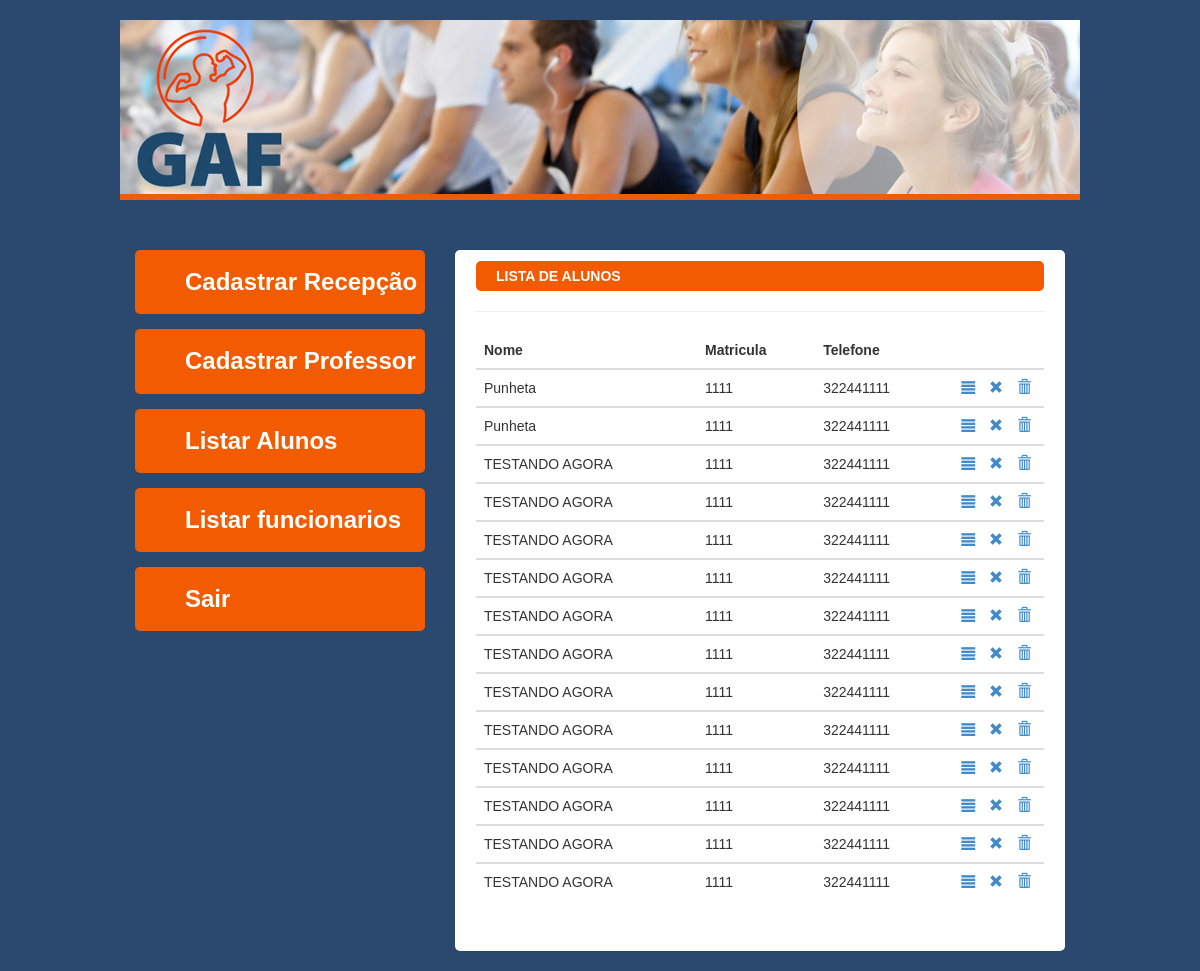
The page /View/ADM/listarAluno.php on the database as committed earlier.
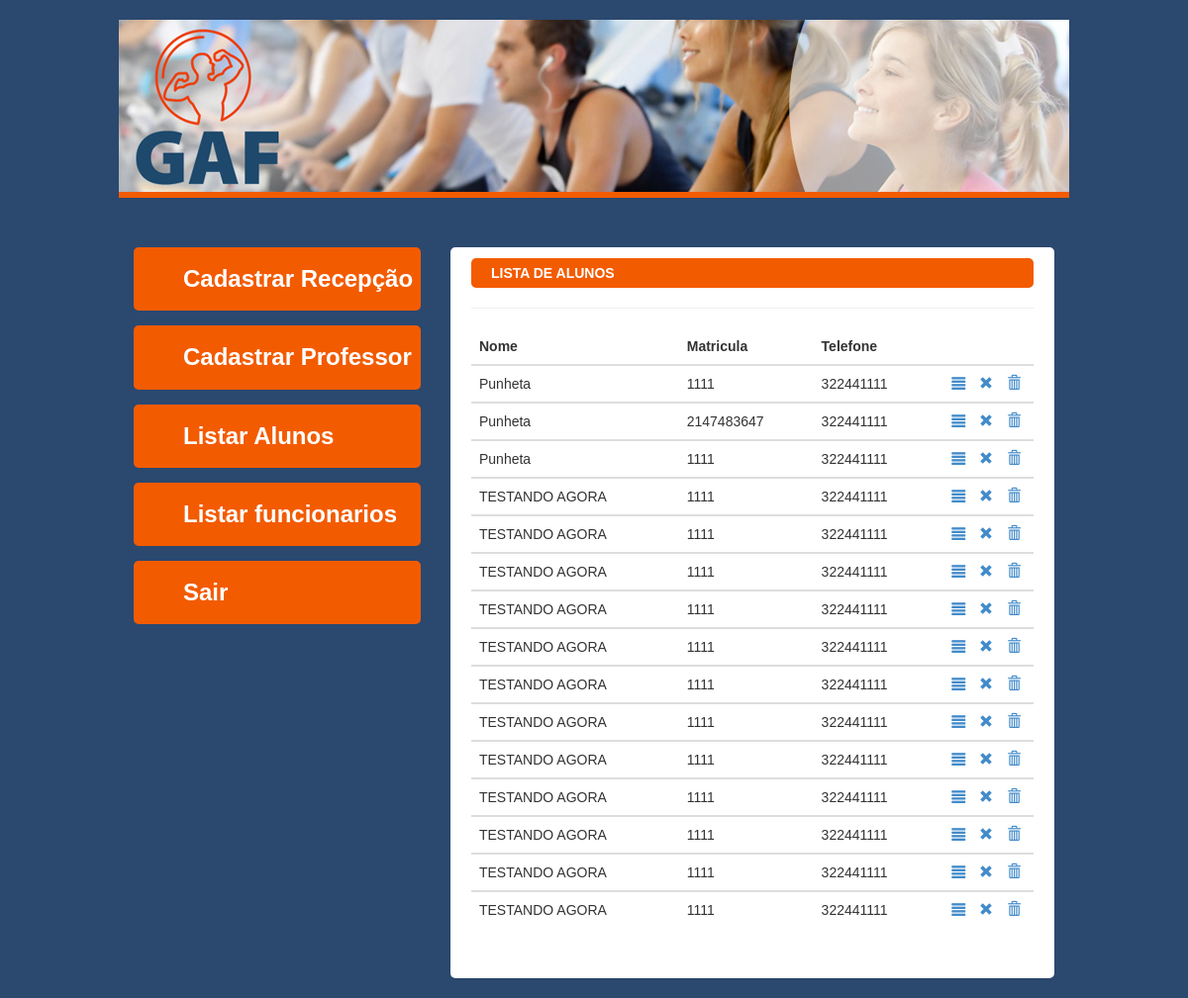
The same page on the database as committed later.
### tables this page shows
CREATE TABLE `aluno` (
  `idALUNO` int(11) NOT NULL AUTO_INCREMENT,
  `idPESSOA` int(11) NOT NULL,
  `idCATEGORIA` int(11) NOT NULL,
  `peso` double DEFAULT NULL,
  `altura` double DEFAULT NULL,
  `peito` double DEFAULT NULL,
  `cintura` double DEFAULT NULL,
  `quadril` double DEFAULT NULL,
  `braco` double DEFAULT NULL,
  `coxa` double DEFAULT NULL,
  `matricula` int(11) DEFAULT NULL,
  PRIMARY KEY (`idALUNO`),
  KEY `fk_ALUNO_USER_idx` (`idPESSOA`),
  KEY `fk_ALUNO_CATEGORIA-ALUNO1_idx` (`idCATEGORIA`),
  CONSTRAINT `fk_ALUNO_CATEGORIA-ALUNO1` FOREIGN KEY (`idCATEGORIA`) REFERENCES `categoria_aluno` (`idCATEGORIA`) ON DELETE NO ACTION ON UPDATE NO ACTION,
  CONSTRAINT `fk_ALUNO_USER` FOREIGN KEY (`idPESSOA`) REFERENCES `pessoa` (`idPESSOA`) ON DELETE NO ACTION ON UPDATE NO ACTION
);

CREATE TABLE `pessoa` (
  `idPESSOA` int(11) NOT NULL AUTO_INCREMENT,
  `idPERFIL` int(11) NOT NULL,
  `nome` varchar(45) NOT NULL,
  `CPF` varchar(14) NOT NULL,
  `email` varchar(45) NOT NULL,
  `telefone` varchar(11) NOT NULL,
  `celular` varchar(11) NOT NULL,
  `sexo` varchar(9) NOT NULL,
  `status` tinyint(1) NOT NULL,
  `dtNascimento` date DEFAULT NULL,
  `login` varchar(25) DEFAULT NULL,
  `senha` varchar(20) DEFAULT NULL,
  `foto` varchar(100) DEFAULT NULL,
  `dtCadastro` datetime DEFAULT NULL,
  PRIMARY KEY (`idPESSOA`),
  KEY `fk_USER_PERFIL1_idx` (`idPERFIL`),
  CONSTRAINT `fk_USER_PERFIL1` FOREIGN KEY (`idPERFIL`) REFERENCES `perfil` (`idPERFIL`) ON DELETE NO ACTION ON UPDATE NO ACTION
);

### model/banco.class.php (the view, shortened to what this page needs)
<?php
abstract class banco{
		 public static function MostraAluno(){
		$todos = '
					select *
					from Pessoa
					inner join aluno
					inner join categoria_aluno
					on Pessoa.idPessoa = aluno.idPessoa
					where pessoa.status = 1 and aluno.idCategoria = categoria_aluno.idCategoria
					order by pessoa.nome;
				';
        $query       = mysql_query($todos);
        	if($query > 0){
        		 echo '<table class="table">
						<thead>
							<tr>
								<th>Nome</th>
								<th>Matricula</th>
								<th>Telefone</th>
								<th></th>
							</tr>
						</thead>
						<tbody>';
						while($info_pessoa = mysql_fetch_array($query)){
							echo '<tr>
								<td>'.$info_pessoa[2].'</td>
								<td>'.$info_pessoa[24].'</td>
								<td>'.$info_pessoa[5].'</td>
								<td class="buttons">
									<div class="button">
										<a href="EditarAluno.php?cod='.$info_pessoa[0].'"class="glyphicon glyphicon-align-justify"></a>
										<a href="desativar.php?cod='.$info_pessoa[0].'" class="glyphicon glyphicon-remove"></a>
										<a href="relatorio.php?cod='.$info_pessoa[0].'" class="glyphicon glyphicon-trash"></a>
									</div>
								</td>
							</tr>
						</tbody>';
		}
		echo '</table>';
		}else{
			echo '<p>Nenhum registro encontrado</p>';
		}
    }
}
?>

### View/ADM/listarAluno.php (shortened to what this page needs)
<!DOCTYPE html>
<html>
<head>
    <link href="../../app/styles/bootstrap.css" rel="stylesheet">
    <link href="../../app/styles/style.css" rel="stylesheet">
    <link href="../../app/styles/table.css" rel="stylesheet">
</head>
	<div class="container">
		<div class="row header">
			<div class="col-md-12"></div>
		</div>
		<div class="row">
			<div class="col-md-4">
				<ul class="nav nav-pills nav-stacked menu font-24-bold">
					<li><a href="cadastrarRecepcionista.html">Cadastrar Recepção</a></li>
					<li><a href="cadastrarProfessor.html">Cadastrar Professor</a></li>
					<li><a href="listarAluno.php">Listar Alunos</a></li>
					<li><a href="#">Listar funcionarios</a></li>
					<li><a href="#">Sair</a></li>
				</ul>
			</div>
			<div class="col-md-8">
				<div class="panel content">
				<STRONG> LISTA DE ALUNOS </STRONG>
				<hr/>
				<?php
					aluno::MostraAluno();
				?>
				</div>
			</div>
		</div>
	</div>
</html>

### app/styles/style.css (style rules this page uses)
.header { max-width: 960px; height: 180px; background: url(../images/header.jpg) 0 0 no-repeat #f35b00; margin-bottom: 50px; }
.menu li>a { display: block; background-color: #f35b00; border-radius: 5px; margin-bottom: 15px; padding: 15px 0 15px 50px; color: #ffffff; }
.font-24-bold { font-size: 24px; font-weight: bold; }
.content { min-height: 300px; border-radius: 5px; padding: 10px 20px 50px; }
.content strong { display: block; width: 100%; height: 30px; padding: 5px 20px; border-radius: 5px; background-color: #f35b00; color: #ffffff; }

### app/styles/table.css (style rules this page uses)
.container { margin-top: 20px; }
.table { background-color: white; }
.buttons { width: 18%; }
.table .button { float: right; display: inline-block; }
.table .buttons .glyphicon { padding: 0 5px; }

Rows that differ between the two databases and show on the page:
added aluno: idPESSOA.nome "Punheta", matricula "2147483647", idPESSOA.telefone "322441111"
